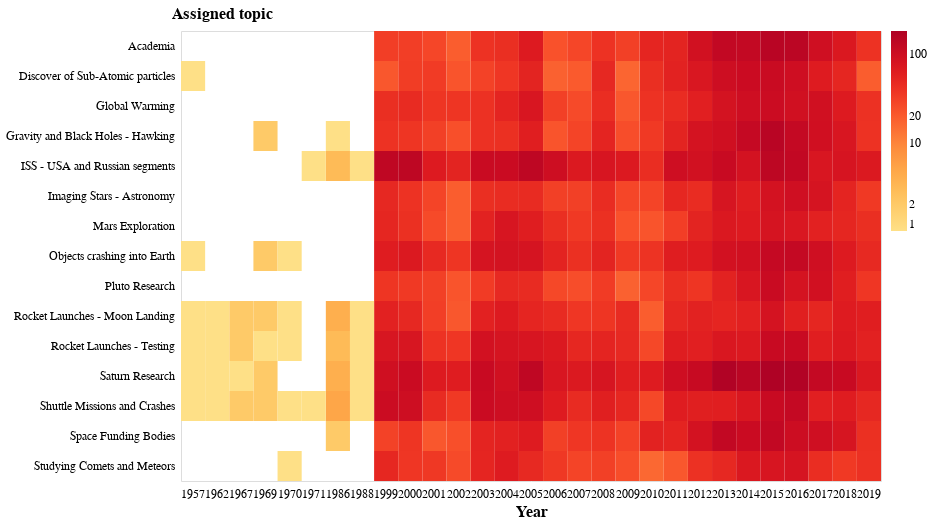

Notebook code cell kept with this figure:
### Code cell
altair_datetime_heatmap(
    topics_by_timeframe,
    x="year:O",
    y="assigned_topic:N",
    xtitle="Year",
    ytitle="Assigned topic",
    tooltip=[
        {"title": "Year", "field": "year", "type": "ordinal",},
        {"title": "Assigned topic", "field": "assigned_topic", "type": "nominal",},
        {
            "title": "Number of occurrences as assigned topic",
            "field": "count",
            "type": "quantitative",
        },
    ],
    cmap="yelloworangered",
    legend_title="",
    color_by_col="count:Q",
    yscale="log",
    axis_tick_font_size=12,
    axis_title_font_size=16,
    title_font_size=20,
    legend_fig_padding=10,  # default is 18
    y_axis_title_alignment="left",
    fwidth=700,
    fheight=450,
    file_path=os.path.join(PROJ_ROOT_DIR, "reports", "figures", "my_heatmap.html"),
    save_to_html=False,
    sort_y=[],
    sort_x=[],
)

### Figure 1 — Vega-Lite specification as saved in the notebook (floating-point values rounded to 4 significant figures; data arrays with more than 128 entries replaced by an {"elided": "..."} marker saying what was removed)
{"config": {"view": {"continuousWidth": 400, "continuousHeight": 300}}, "layer": [{"mark": {"type": "rect", "fontSize": 20}, "encoding": {"color": {"type": "quantitative", "field": "count", "legend": {"labelFontSize": 12, "offset": 10, "orient": "right", "title": "", "titleFontSize": 16}, "scale": {"scheme": "yelloworangered", "type": "log"}}, "tooltip": [{"type": "ordinal", "field": "year", "title": "Year"}, {"type": "nominal", "field": "assigned_topic", "title": "Assigned topic"}, {"type": "quantitative", "field": "count", "title": "Number of occurrences as assigned topic"}], "x": {"type": "ordinal", "axis": {"domainColor": "black", "domainWidth": 0, "labelAngle": 0, "labelFontSize": 12, "tickOpacity": 0, "titleFontSize": 16}, "field": "year", "title": "Year"}, "y": {"type": "nominal", "axis": {"domainColor": "black", "domainWidth": 0, "labelFontSize": 12, "tickOpacity": 0, "titleAlign": "left", "titleAngle": 0, "titleFontSize": 16, "titleX": -10, "titleY": -10}, "field": "assigned_topic", "title": "Assigned topic"}}, "height": 450, "width": 700}], "data": {"name": "data-63fa9aae5d125426a4c38eee538be73a"}, "$schema": "https://vega.github.io/schema/vega-lite/v4.8.1.json", "datasets": {"data-63fa9aae5d125426a4c38eee538be73a": {"elided": "354 records"}}}
